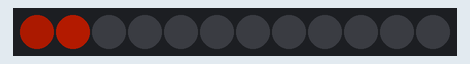
Recording of a program running on a simulated Raspberry Pi Pico running MicroPython. Parts: 12 RGB LEDs in strip order, left to right. Dim RGB values are drawn brighter than linear.

Above: at 0.07 s.
At 4.58 s:
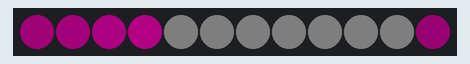
At 9.96 s:
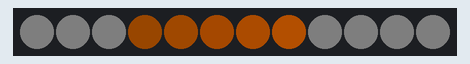
At 19.97 s:
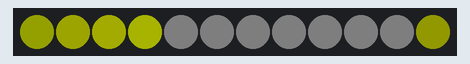
At 30.34 s:
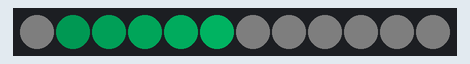
At 39.87 s:
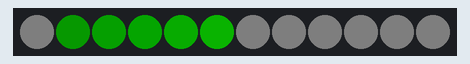

The program:

blink_with_ws2812.py
```python
import array, time
from machine import Pin
import rp2

brightness = 0.3

# Definition of the PIO program for the WS2812 LEDs
@rp2.asm_pio(
    sideset_init=rp2.PIO.OUT_LOW,  # Initial state of the side-set pins.
    out_shiftdir=rp2.PIO.SHIFT_LEFT,  # Direction in which data is shifted out of the shift register.
    autopull=True,  # Automatic reloading of the shift register from the FIFO (First In, First Out memory).
    pull_thresh=24  # Threshold in bits at which data is automatically reloaded from the FIFO.
)
def ws2812():
    # Timing constants for bit transmission
    T1, T2, T3 = 2, 5, 3
    wrap_target()
    label("bitloop")
    # Transmit one bit, starting with the MSB; set the line to low and delay T3-1 cycles
    out(x, 1).side(0)[T3 - 1]
    # Jump to "do_zero" if the bit is 0, and set the line to high for T1-1 cycles
    jmp(not_x, "do_zero").side(1)[T1 - 1]
    # Set the line back to high and repeat the loop for the next bit
    jmp("bitloop").side(1)[T2 - 1]
    label("do_zero")
    # Set the line to low and delay for T2-1 cycles to send the signal for a 0
    nop().side(0)[T2 - 1]
    wrap()


def hsb_to_rgb(h, s, b):
    # Converts an HSB color value to an RGB color value.

    if s == 0:
        return int(b * 255), int(b * 255), int(b * 255)

    h = h % 360

    h = h / 60
    i = int(h)
    f = h - i
    p = b * (1 - s)
    q = b * (1 - s * f)
    t = b * (1 - s * (1 - f))

    p, q, t = int(p * 255), int(q * 255), int(t * 255)
    b = int(b * 255)

    if i == 0:
        return b, t, p
    elif i == 1:
        return q, b, p
    elif i == 2:
        return p, b, t
    elif i == 3:
        return p, q, b
    elif i == 4:
        return t, p, b
    elif i == 5:
        return b, p, q

def update_pix(brightness_input=brightness):
    # Scale the color values based on the desired brightness
    dimmer_array = array.array("I", (int(((c >> 16) & 0xFF) * brightness_input) << 16 |
                                     int(((c >> 8) & 0xFF) * brightness_input) << 8 |
                                     int((c & 0xFF) * brightness_input) for c in pixel_array))
    # Transmit the scaled color values to the LEDs
    state_mach.put(dimmer_array, 8)
    time.sleep_ms(10)

def set_led(ii, color):
    # Set the color value of a single LED
    pixel_array[ii] = (color[1] << 16) + (color[0] << 8) + color[2]


if __name__ == "__main__":
    # Number of LEDs in the ring
    led_count = 12
    # GPIO pin number to which the data line of the LEDs is connected
    PIN_NUM = 0

    # Create and activate the StateMachine object for the PIO program
    state_mach = rp2.StateMachine(0, ws2812, freq=8_000_000, sideset_base=Pin(PIN_NUM))
    state_mach.active(1)
    # Array for the color values of the LEDs
    pixel_array = array.array("I", [0] * led_count)

    # Create a running light effect where the following four LEDs leave a trail
    background = (15, 15, 15)  # Background
    cycles = 20000
    trail_length = 4  # Length of the trail


    for ii in range(int(cycles * led_count) + 1):
        # Main LED
        set_led(ii % led_count, hsb_to_rgb(ii * 9, 1, 0.8))  # Sets each LED to a different color
        # Trailing LEDs
        for j in range(trail_length):
            if (ii - j - 1) >= 0:
                # Decrease brightness for each following LED
                set_led((ii - j - 1) % led_count, hsb_to_rgb(ii * 9, 1, 0.8 * (0.8 ** (j + 1))))
        if ii > trail_length:
            # Set the older LED that no longer trails to the background
            set_led((ii - trail_length - 1) % led_count, background)
        update_pix()
        time.sleep(0.05)
```
